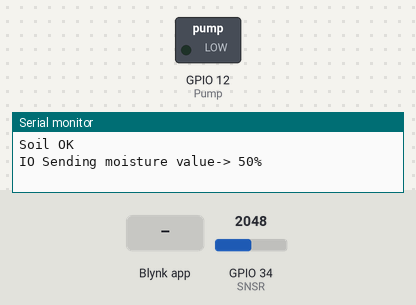
Recording of a program running on a simulated ESP32. On the bench: switched loads named in the program (green lamp = pin HIGH), the last lines printed to the serial monitor. Inputs (shaded band) come from the test bench; at power-on: GPIO 34 (SNSR) = 2048. WiFi joins after 1.5 s; servers stay silent unless stated.

Above: at 3.0 s.
3.1 s: Blynk app writes 200 to V1
At 6.3 s:
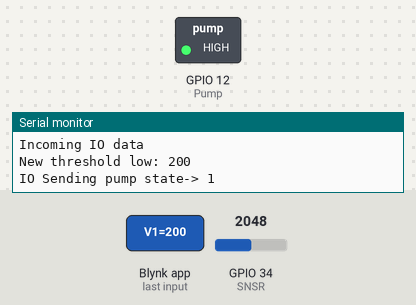
Timing chart, 0 to 8.1 s (numbered marks = the images above; inputs shaded):
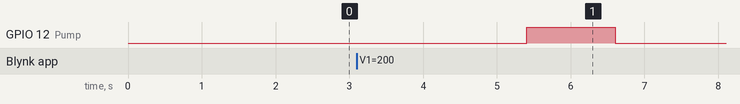

Measured:
- after the input at 3.1 s, GPIO 12 (Pump): LOW → HIGH after 2.3 s, → LOW 1.2 s later

The program:

main.cpp
```cpp
//Configure BLYNK_TEMPLATE_ID, NAME, TOKEN and WiFi SSID, WiFI password and blynk auth before uploading
#include <Arduino.h>
#include <WiFi.h>

#define BLYNK_TEMPLATE_ID "TMPL5G6PoB9Pq"
#define BLYNK_TEMPLATE_NAME "IIoT Plant Irrigation System"
#define BLYNK_AUTH_TOKEN "aU_mUNOYi5Id8-NmwmvP4QECHetU-Yrk"
#define Pump 12
#define SNSR 34

//Init Blynk
#include <BlynkSimpleEsp32.h>

int pumpState;
int oldPumpState;
int thresholdHigh;
int thresholdLow;
int moistureReading;
int moistureReadingOld;
int moistureReadingPercent;

char ssid[] = "";
char pswd[] = "";
char auth[] = "aU_mUNOYi5Id8-NmwmvP4QECHetU-Yrk";

//Replace with your server's IP address
const char *host = "192.168.0.228";
const int port = 2121;

unsigned long previousMillis;
unsigned long sampleRate = 2500;

WiFiClient client;

void readSensor();
void sendToPC(int pumpState, int moistureReadingPercent);

void setup()
{
  Serial.begin(115200);
  pinMode(Pump, OUTPUT);
  while(! Serial);                          //Wait for Serial
  Blynk.begin(auth, ssid, pswd);            //Set parameters
  Blynk.syncVirtual(V0);                    //ThresholdHigh
  Blynk.syncVirtual(V1);                    //ThresholdLow
  Blynk.syncVirtual(V2);                    //MoistureSensor
  Blynk.syncVirtual(V3);                    //Pump
}

void loop()
{
  Blynk.run();
  //Sending sensorvalue to AdafruitIO if changed
  if ((unsigned long)(millis() - previousMillis) > sampleRate)
  {
    readSensor();
    sendToPC(pumpState, moistureReadingPercent);
    if (moistureReadingPercent < thresholdLow)
    {
      digitalWrite(Pump, HIGH);
      pumpState = 1;
      Blynk.virtualWrite(V3, 1);
      Serial.print("IO Sending pump state-> ");
      Serial.println(pumpState);
      //Send values to PC server if wanted.
      sendToPC(pumpState, moistureReadingPercent);
      delay(1000); //1 second pump activation to increase soil moisture
      digitalWrite(Pump, LOW);
      pumpState = 0;
      Serial.print("IO Sending pump state-> ");
      Serial.println(pumpState);
      Blynk.virtualWrite(V3, 0);
      //Wait 5 minutes before moisture has stabilized before watering again.
      for (int i = 0; i <= 30; i++)
      {
        readSensor();
        Serial.print("Moisture increasing/stabilizing...");
        Serial.print("Current value: ");
        Serial.println(moistureReadingPercent);
        Blynk.virtualWrite(V2, moistureReadingPercent);
        delay(10000);
      }
    }
    else {Serial.println("Soil OK");}

    if (moistureReadingOld == moistureReadingPercent)
    {
      Serial.print("Moisture unchanged, skipping IO upload, current value: ");
      Serial.print(moistureReadingPercent);
      Serial.println("%");
    }
    else
    {
      Serial.print("IO Sending moisture value-> ");
      Serial.print(moistureReadingPercent);
      Serial.println("%");
      Blynk.virtualWrite(V2, moistureReadingPercent);
    }
    moistureReadingOld = moistureReadingPercent;
    previousMillis = millis();
  }
}


// BLYNK_WRITE handler for thresholdHigh
BLYNK_WRITE(V0)
{
  thresholdHigh = param.asInt();  // Get the value from the app
  Serial.println("Incoming IO data");
  Serial.print("New threshold high: ");
  Serial.println(thresholdHigh);
  Serial.println();
  // You can use thresholdHigh in your code for your specific application
}

// BLYNK_WRITE handler for thresholdLow
BLYNK_WRITE(V1)
{
  thresholdLow = param.asInt();
  Serial.println("Incoming IO data");
  Serial.print("New threshold low: ");
  Serial.println(thresholdLow);
  Serial.println();
}

//Read sensor
void readSensor()
{
  moistureReading = analogRead(SNSR);
  moistureReadingPercent = 100 - map(moistureReading, 0, 4095, 0, 100);
}

//PC Server to receive the data, for debugging purposes only
void sendToPC(int pumpState, int moistureReadingPercent)
{
  if (WiFi.status() == WL_CONNECTED) {
    if (client.connect(host, port)) {
      // Format your data as an HTTP POST request
      String data = "PumpState: " + String(pumpState) + ", MoistureReading: " + String(moistureReadingPercent) + "%";

      // Send the HTTP POST request
      client.println("POST / HTTP/1.1");
      client.println("Host: " + String(host) + ":" + String(port));
      client.println("Content-Type: application/x-www-form-urlencoded");
      client.print("Content-Length: ");
      client.println(data.length());
      client.println();
      client.print(data);

      // Close the connection
      client.stop();
    }
  }
}
```
